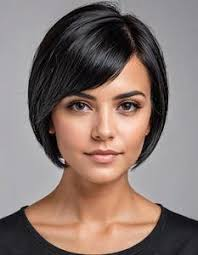
%> input picture input_image3.jpg, 198 x 255 px
$ octave --eval "result = processImage(imread('input_image3.jpg'));"   (GNU Octave 9; MATLAB toolbox functions it lacks are replaced by stand-ins)
%> lines starting %> are read from the running program, lines starting %| are printed output that depends on the picture
% Combined function to apply histogram equalization and white balance
function [equalized_img, white_balanced_img] = processImage(img)
    % Convert to grayscale (if necessary)
    gray_img = rgb2gray(img);
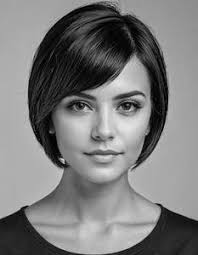
%> gray_img: size 255x198 uint8; min 0, max 233, mean 122.6

    % Apply histogram equalization to the grayscale image
    equalized_img = histeq(gray_img);
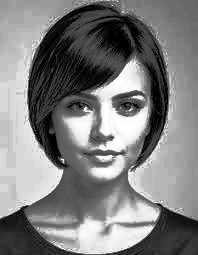
%> equalized_img: size 255x198 uint8; min 0, max 255, mean 126.9

    % Apply white balance to the original image
    img_double = im2double(img);
    avg_r = mean2(img_double(:,:,1));
%> avg_r = 0.532
    avg_g = mean2(img_double(:,:,2));
%> avg_g = 0.463
    avg_b = mean2(img_double(:,:,3));
%> avg_b = 0.439
    avg_all = (avg_r + avg_g + avg_b) / 3;
%> avg_all = 0.478
    scale_r = avg_all / avg_r;
%> scale_r = 0.898
    scale_g = avg_all / avg_g;
%> scale_g = 1.03
    scale_b = avg_all / avg_b;
%> scale_b = 1.09
    white_balanced_img = img_double;
    white_balanced_img(:,:,1) = img_double(:,:,1) * scale_r;
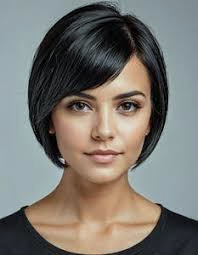
%> white_balanced_img: size 255x198x3 double; mean R, G, B 0.478, 0.463, 0.439
    white_balanced_img(:,:,2) = img_double(:,:,2) * scale_g;
    white_balanced_img(:,:,3) = img_double(:,:,3) * scale_b;
    white_balanced_img = min(max(white_balanced_img, 0), 1);
    white_balanced_img = im2uint8(white_balanced_img);
%> white_balanced_img: size 255x198x3 uint8

figure;
    subplot(1, 3, 2);
    imshow(white_balanced_img);
    title('white_balanced_img');
end
